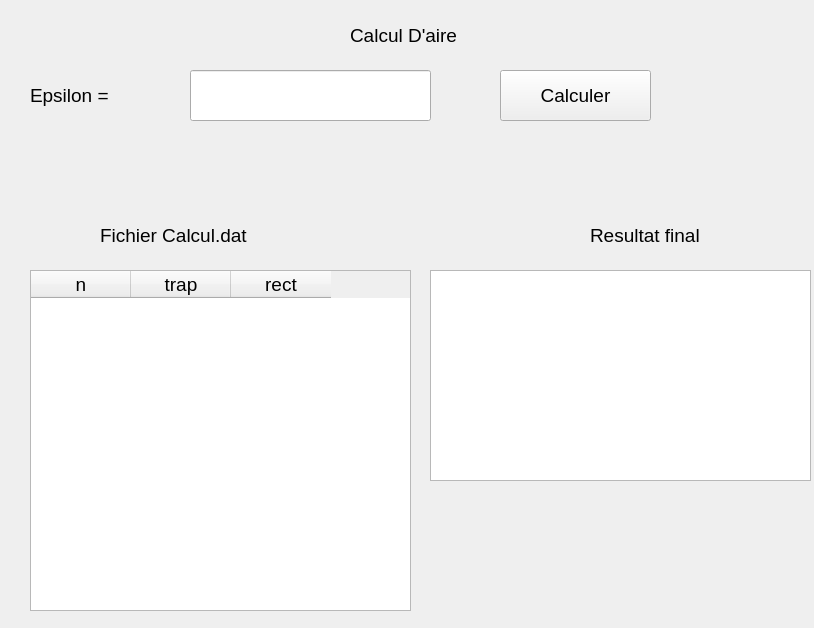
<?xml version="1.0" encoding="UTF-8"?>
<ui version="4.0">
 <class>Form</class>
 <widget class="QWidget" name="Form">
  <property name="geometry">
   <rect>
    <x>0</x>
    <y>0</y>
    <width>814</width>
    <height>628</height>
   </rect>
  </property>
  <property name="windowTitle">
   <string>Form</string>
  </property>
  <widget class="QLabel" name="label">
   <property name="geometry">
    <rect>
     <x>350</x>
     <y>10</y>
     <width>121</width>
     <height>51</height>
    </rect>
   </property>
   <property name="font">
    <font>
     <pointsize>14</pointsize>
    </font>
   </property>
   <property name="text">
    <string>Calcul D'aire</string>
   </property>
  </widget>
  <widget class="QPushButton" name="calc">
   <property name="geometry">
    <rect>
     <x>500</x>
     <y>70</y>
     <width>151</width>
     <height>51</height>
    </rect>
   </property>
   <property name="font">
    <font>
     <pointsize>14</pointsize>
    </font>
   </property>
   <property name="text">
    <string>Calculer</string>
   </property>
  </widget>
  <widget class="QListWidget" name="list">
   <property name="geometry">
    <rect>
     <x>430</x>
     <y>270</y>
     <width>381</width>
     <height>211</height>
    </rect>
   </property>
   <property name="font">
    <font>
     <pointsize>14</pointsize>
    </font>
   </property>
  </widget>
  <widget class="QLineEdit" name="ep">
   <property name="geometry">
    <rect>
     <x>190</x>
     <y>70</y>
     <width>241</width>
     <height>51</height>
    </rect>
   </property>
   <property name="font">
    <font>
     <pointsize>14</pointsize>
    </font>
   </property>
  </widget>
  <widget class="QLabel" name="label_2">
   <property name="geometry">
    <rect>
     <x>30</x>
     <y>70</y>
     <width>121</width>
     <height>51</height>
    </rect>
   </property>
   <property name="font">
    <font>
     <pointsize>14</pointsize>
    </font>
   </property>
   <property name="text">
    <string>Epsilon = </string>
   </property>
  </widget>
  <widget class="QLabel" name="label_3">
   <property name="geometry">
    <rect>
     <x>100</x>
     <y>210</y>
     <width>181</width>
     <height>51</height>
    </rect>
   </property>
   <property name="font">
    <font>
     <pointsize>14</pointsize>
    </font>
   </property>
   <property name="text">
    <string>Fichier Calcul.dat</string>
   </property>
  </widget>
  <widget class="QLabel" name="label_4">
   <property name="geometry">
    <rect>
     <x>590</x>
     <y>210</y>
     <width>121</width>
     <height>51</height>
    </rect>
   </property>
   <property name="font">
    <font>
     <pointsize>14</pointsize>
    </font>
   </property>
   <property name="text">
    <string>Resultat final</string>
   </property>
  </widget>
  <widget class="QTableWidget" name="table1">
   <property name="geometry">
    <rect>
     <x>30</x>
     <y>270</y>
     <width>381</width>
     <height>341</height>
    </rect>
   </property>
   <property name="font">
    <font>
     <pointsize>14</pointsize>
    </font>
   </property>
   <column>
    <property name="text">
     <string>n</string>
    </property>
   </column>
   <column>
    <property name="text">
     <string>trap</string>
    </property>
   </column>
   <column>
    <property name="text">
     <string>rect</string>
    </property>
   </column>
  </widget>
 </widget>
 <resources/>
 <connections/>
</ui>
